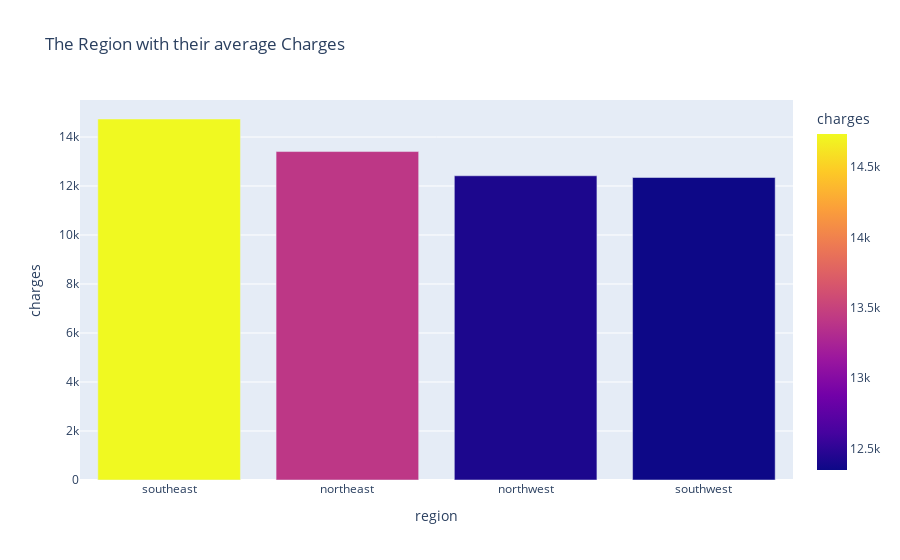

The cell this chart's notebook holds for it:
### Code cell
#The region area with their average charges 
sel = data.groupby('region')[['charges']].mean().sort_values(ascending = False, by = 'charges')
px.bar(data_frame = sel, x = sel.index, y = 'charges', title = 'The Region with their average Charges', color = 'charges')

### Figure 1 — Plotly figure (JSON) as saved in the notebook; plotly's stock layout.template omitted (floating-point values rounded to 4 significant figures)
{"data": [{"alignmentgroup": "True", "hovertemplate": "region=%{x}<br>charges=%{marker.color}<extra></extra>", "legendgroup": "", "marker": {"color": [14740.0, 13410.0, 12420.0, 12350.0], "coloraxis": "coloraxis", "pattern": {"shape": ""}}, "name": "", "offsetgroup": "", "orientation": "v", "showlegend": false, "textposition": "auto", "type": "bar", "x": ["southeast", "northeast", "northwest", "southwest"], "xaxis": "x", "y": [14740.0, 13410.0, 12420.0, 12350.0], "yaxis": "y"}], "layout": {"barmode": "relative", "coloraxis": {"colorbar": {"title": {"text": "charges"}}, "colorscale": [[0, "#0d0887"], [0.1111, "#46039f"], [0.2222, "#7201a8"], [0.3333, "#9c179e"], [0.4444, "#bd3786"], [0.5556, "#d8576b"], [0.6667, "#ed7953"], [0.7778, "#fb9f3a"], [0.8889, "#fdca26"], [1, "#f0f921"]]}, "legend": {"tracegroupgap": 0}, "title": {"text": "The Region with their average Charges"}, "xaxis": {"anchor": "y", "domain": [0, 1], "title": {"text": "region"}}, "yaxis": {"anchor": "x", "domain": [0, 1], "title": {"text": "charges"}}}}
